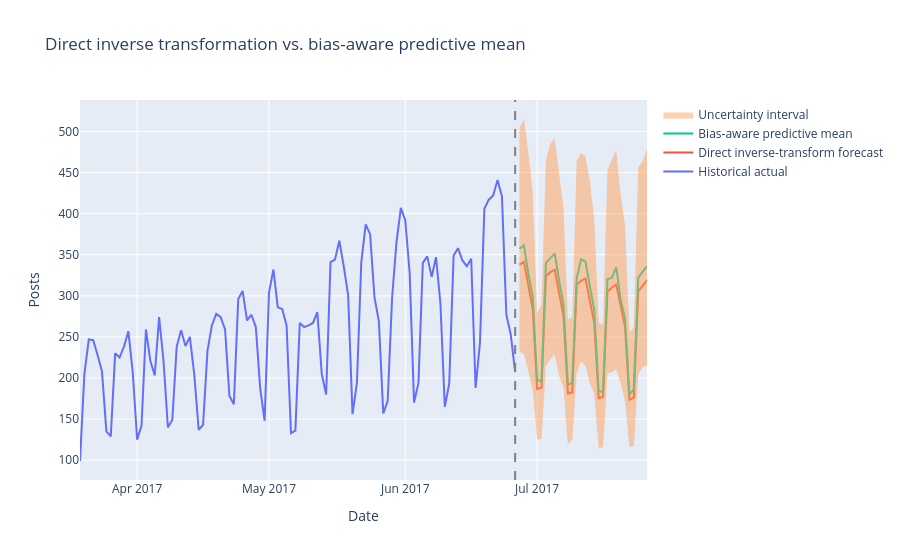

Source (notebook cell):
### Markdown cell above
This lets us answer quantitatively:

> How much does the final 30-day forecast change if we target the original-scale predictive mean instead?

Notice that we call the new result:

```text
yhat_bias_aware_mean
```

rather than something like:

```text
improved_yhat
```

because **we cannot demonstrate improved accuracy without actual future observations**.

### Code cell
# visualize the change

history_plot_df = prophet_df.tail(100)

fig = go.Figure()

fig.add_trace(
    go.Scatter(
        x=history_plot_df["ds"],
        y=history_plot_df["y"],
        name="Historical actual",
        mode="lines",
    )
)

fig.add_trace(
    go.Scatter(
        x=bias_aware_comparison["ds"],
        y=bias_aware_comparison["yhat_direct_inverse"],
        name="Direct inverse-transform forecast",
        mode="lines",
    )
)

fig.add_trace(
    go.Scatter(
        x=bias_aware_comparison["ds"],
        y=bias_aware_comparison["yhat_bias_aware_mean"],
        name="Bias-aware predictive mean",
        mode="lines",
    )
)

fig.add_trace(
    go.Scatter(
        x=bias_aware_comparison["ds"],
        y=bias_aware_comparison["yhat_upper"],
        mode="lines",
        line=dict(width=0),
        showlegend=False,
    )
)

fig.add_trace(
    go.Scatter(
        x=bias_aware_comparison["ds"],
        y=bias_aware_comparison["yhat_lower"],
        name="Uncertainty interval",
        mode="lines",
        line=dict(width=0),
        fill="tonexty",
    )
)

fig.add_vline(
    x=last_history_date,
    line_dash="dash",
    line_color="gray",
)

fig.update_layout(
    title="Direct inverse transformation vs. bias-aware predictive mean",
    xaxis_title="Date",
    yaxis_title="Posts",
)

fig.show()
